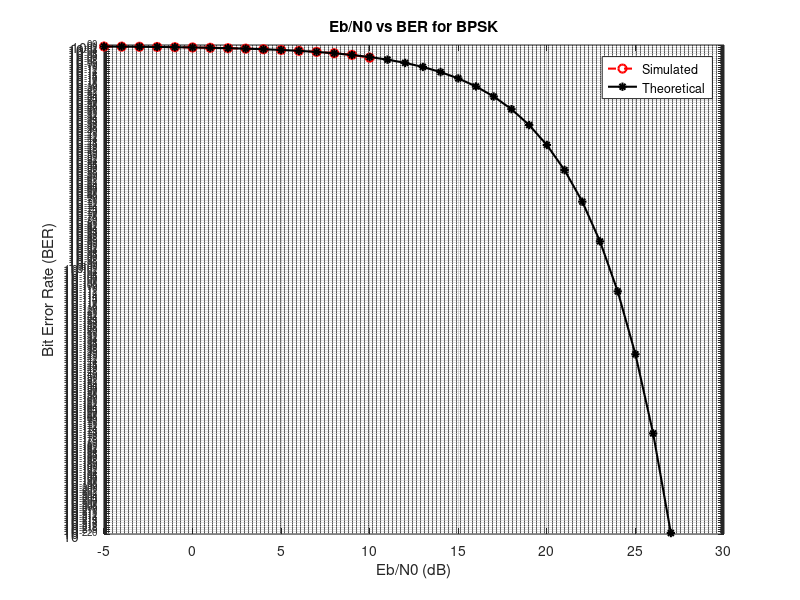

Write MATLAB code to recreate this figure.
clear all;
clc;

N = 1e6;                       % Number of input bits
EbN0dB = -5:1:27;              % Eb/N0 range in dB

% Generate random binary data
data = rand(1,N) > 0.5;        % Uniform random 0s and 1s
bpskModulated = 2*data - 1;    % Map 0 -> -1, 1 -> +1

M = 2;                         % Constellation points for BPSK
Rm = log2(M);                  % Bits per symbol
Rc = 1;                        % Code rate (no coding)

BER = zeros(1,length(EbN0dB)); % Placeholder for BER values

index = 1;
for k = EbN0dB
    EbN0 = 10^(k/10);                          % Linear scale
    noiseSigma = sqrt(1/(2*Rm*Rc*EbN0));       % Noise std dev
    noise = noiseSigma * randn(1,length(bpskModulated));
    received = bpskModulated + noise;

    % Threshold detection
    estimatedBits = (received >= 0);

    % BER calculation
    BER(index) = sum(xor(data, estimatedBits)) / length(data);
    index = index + 1;
end

% Plot simulated BER
figure;
semilogy(EbN0dB, BER, 'r--o', 'LineWidth', 1.5);
title('Eb/N0 vs BER for BPSK');
xlabel('Eb/N0 (dB)');
ylabel('Bit Error Rate (BER)');
grid on;
hold on;

% Theoretical BER curve
theoreticalBER = 0.5 * erfc(sqrt(10.^(EbN0dB/10)));
semilogy(EbN0dB, theoreticalBER, 'k-*', 'LineWidth', 1.5);

legend('Simulated','Theoretical');
